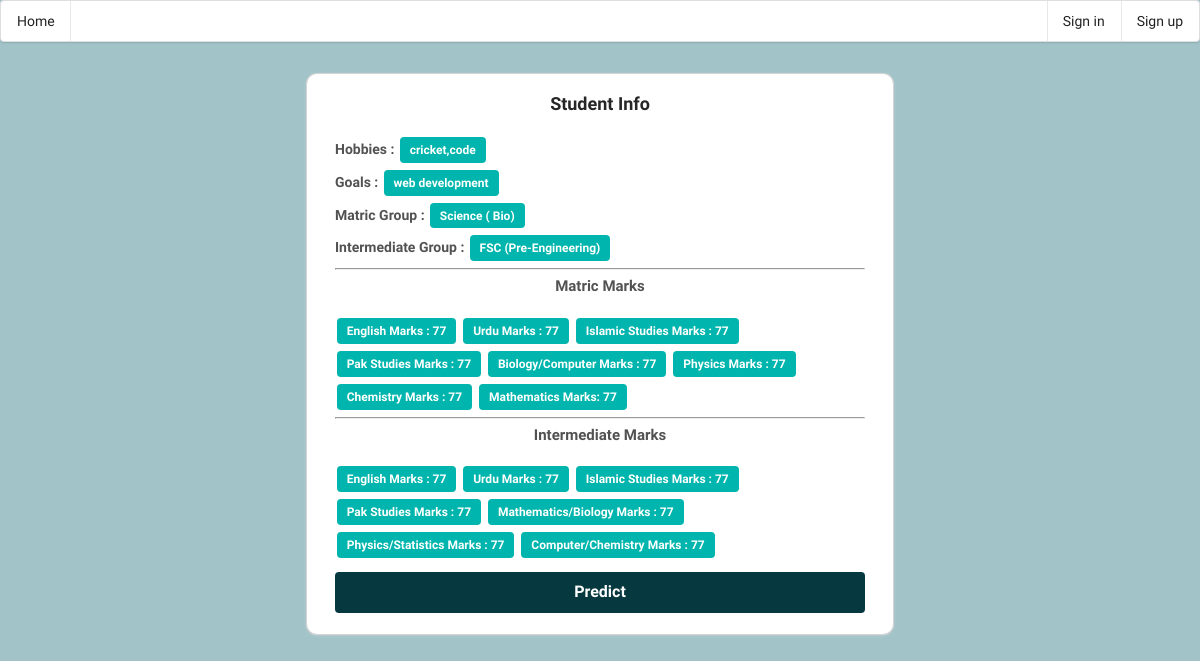
/show_student, run on the app's committed database.
### app.py (models this page shows, shortened)
class Student(db.Model):
    id = db.Column("id",db.Integer, primary_key=True)
    hobbies = db.Column("Hobbies",db.Text)
    goals = db.Column("Goals",db.Text)
    m_group = db.Column("M-Group",db.Text)
    m_english_marks = db.Column("M-English Marks",db.Integer)
    m_urdu_marks = db.Column("M-Urdu Marks",db.Integer)
    m_islamic_studies_marks = db.Column("M-Islamic Studies Marks",db.Integer)
    m_pak_studies_marks = db.Column("M-Pak Studies Marks",db.Integer)
    m_bio_comp_marks = db.Column("M-Bio/Comp Marks",db.Integer)
    m_physics_marks = db.Column("M-Physics Markss",db.Integer)
    m_chemistry_marks = db.Column("M-Chemistry Marks",db.Integer)
    m_mathematics_marks = db.Column("M-Mathematics Marks",db.Integer)
    i_group = db.Column("I-Group",db.Text)
    i_english_marks = db.Column("I-English Marks",db.Integer)
    i_urdu_marks = db.Column("I-Urdu Marks",db.Integer)
    i_islamic_studies_marks = db.Column("I-Islamic Studies Marks",db.Integer)
    i_pak_studies_marks = db.Column("I-Pak Studies Marks",db.Integer)
    i_math_bio_marks = db.Column("I-Math/Bio",db.Integer)
    i_physics_statistics_marks = db.Column("I-Physics/Statistics",db.Integer)
    i_comp_chem_marks = db.Column("I-Comp/Chem",db.Integer)
    program = db.Column("program",db.Integer)
    feedback = db.relationship("Feedback", uselist=False, backref="student")

### app.py (the view)
@app.route('/show_student')
def show_student():
  student = Student.query.order_by(Student.id.desc()).first()
  return render_template('student/show.html', student = student)

### templates/student/show.html
{% extends 'layout.html' %} {% block title %} Show Student {% endblock %} {% block content %}
<div class="row">
  <div class="eight wide column">
    <div class="ui card" style="padding: 0.5rem 1rem">
      <div class="content">
        <div class="ui header center aligned">Student Info</div>
        <div class="description">
          <div>
            <strong> Hobbies : </strong>
            <div class="ui teal label">{{ student.hobbies }}</div>
          </div>
          <div>
            <strong> Goals :</strong>
            <div class="ui teal label">{{ student.goals }}</div>
          </div>
          <div>
            <strong>Matric Group :</strong>
            <div class="ui teal label">{{ student.m_group }}</div>
          </div>
          <div>
            <strong>Intermediate Group :</strong>
            <div class="ui teal label">{{ student.i_group }}</div>
          </div>
          <hr />
          <div>
            <div>
              <h4 class="ui center aligned">Matric Marks</h4>
              <div class="ui teal label">
                <strong>English Marks :</strong>
                {{ student.m_english_marks }}
              </div>
              <div class="ui teal label">
                <strong>Urdu Marks :</strong> {{ student.m_urdu_marks }}
              </div>
              <div class="ui teal label">
                <strong>Islamic Studies Marks :</strong> {{ student.m_islamic_studies_marks }}
              </div>
              <div class="ui teal label">
                <strong>Pak Studies Marks :</strong> {{ student.m_pak_studies_marks }}
              </div>
              <div class="ui teal label">
                <strong>Biology/Computer Marks :</strong> {{ student.m_bio_comp_marks }}
              </div>
              <div class="ui teal label">
                <strong>Physics Marks :</strong> {{ student.m_physics_marks }}
              </div>
              <div class="ui teal label">
                <strong>Chemistry Marks :</strong> {{ student.m_chemistry_marks }}
              </div>
              <div class="ui teal label">
                <strong>Mathematics Marks:</strong> {{ student.m_mathematics_marks }}
              </div>
            </div>
            <hr />
            <div>
              <h4 class="ui center aligned">Intermediate Marks</h4>
              <div class="ui teal label">
                <strong>English Marks :</strong> {{ student.i_english_marks }}
              </div>
              <div class="ui teal label">
                <strong>Urdu Marks :</strong> {{ student.i_urdu_marks }}
              </div>
              <div class="ui teal label">
                <strong>Islamic Studies Marks :</strong> {{ student.i_islamic_studies_marks }}
              </div>
              <div class="ui teal label">
                <strong>Pak Studies Marks :</strong> {{ student.i_pak_studies_marks }}
              </div>
              <div class="ui teal label">
                <strong>Mathematics/Biology Marks :</strong> {{ student.i_math_bio_marks }}
              </div>
              <div class="ui teal label">
                <strong>Physics/Statistics Marks :</strong> {{ student.i_physics_statistics_marks }}
              </div>
              <div class="ui teal label">
                <strong>Computer/Chemistry Marks :</strong> {{ student.i_comp_chem_marks }}
              </div>
            </div>
          </div>
          <div style="margin-top: 1rem">
            <a
              class="ui large button predict-button"
              href="{{ url_for('predict') }}"
              style="width: 100%"
              >Predict</a
            >
          </div>
        </div>
      </div>
    </div>
  </div>
</div>
{% endblock %}

### templates/layout.html (shortened to what this page needs)
<html lang="en">
  <head>
    <link
      rel="stylesheet"
      href="https://cdnjs.cloudflare.com/ajax/libs/semantic-ui/2.4.1/semantic.min.css"
    />
    <link rel="stylesheet" href="{{ url_for('static', filename='css/style.css') }}" />
  </head>
  <body>
    <div class="ui menu">
      <a class="teal item" href="{{ url_for('home')}}"> Home </a>
      <div class="right menu">
        {% if session['email'] %}
        <a class="teal item" href="{{ url_for('sign_out')}}"> Sign out </a>
        {% else %}
        <a class="teal item" href="{{ url_for('sign_in')}}"> Sign in </a>
        <a class="teal item" href="{{ url_for('sign_up')}}"> Sign up </a>
        {% endif %}
      </div>
    </div>
    <div class="ui centered grid stackable column">
      <div class="row" style="margin: -5px 0px">
      </div>
      {% block content %} {% endblock %}
    </div>
  </body>
</html>

### static/css/style.css (style rules this page uses)
.ui { font-family: "Balsamiq Sans", cursive !important; }
body { background-color: #a2c4c9; }
.ui.card { width: 100% !important; border-radius: 10px !important; }
.ui.label { margin-top: 0.5rem; }
.predict-button { background-color: #06383f !important; color: white !important; }

### data on the page
Student: hobbies "cricket,code", goals "web development", m_group "Science ( Bio)", i_group "FSC (Pre-Engineering)", m_english_marks "77", m_urdu_marks "77", m_islamic_studies_marks "77", m_pak_studies_marks "77", m_bio_comp_marks "77", m_physics_marks "77", m_chemistry_marks "77", m_mathematics_marks "77", i_english_marks "77", i_urdu_marks "77", i_islamic_studies_marks "77", i_pak_studies_marks "77", i_math_bio_marks "77", i_physics_statistics_marks "77", i_comp_chem_marks "77"
